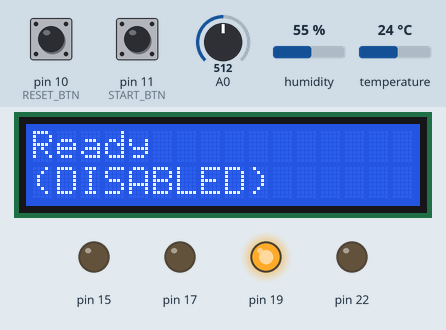
This sketch was run on a simulated Arduino Uno, built with avr-gcc and run on an emulated ATmega328P. Shown: 16×2 character LCD, output pins drawn as LEDs (lit = HIGH). The inputs (shaded band) are chosen by the test bench; at power-on: pin 11 (START_BTN) HIGH, A0 = 512, pin 10 (RESET_BTN) HIGH, humidity 55 %, temperature 24 °C. The local clock reads 2024-03-15 10:24:30 at power-on unless the sketch sets it; pins used as bus, display or sensor lines are not drawn; what the sketch prints to the serial monitor is not drawn.

Above: at 1.2 s.
1.3 s: pin 11 (START_BTN) pulled LOW for 0.15 s
At 1.6 s:
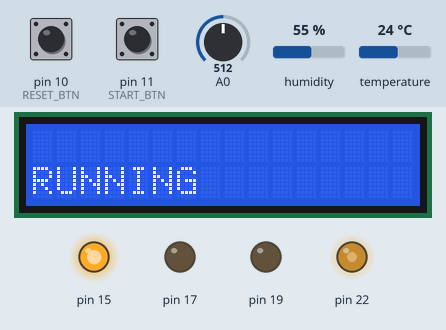
2.9 s: A0 set to 408
4.4 s: A0 set to 386
At 5.6 s:
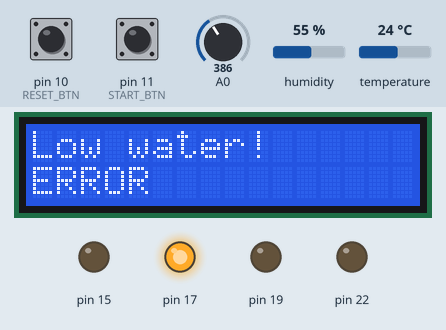
5.9 s: pin 11 (START_BTN) pulled LOW for 1 s
At 6.9 s:
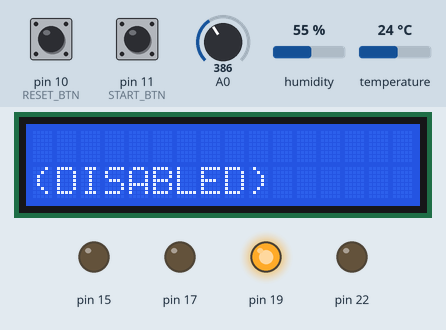
8.4 s: pin 11 (START_BTN) pulled LOW for 0.15 s
At 8.8 s:
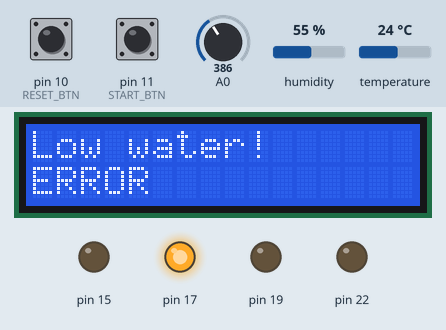
10.0 s: pin 11 (START_BTN) pulled LOW for 3.2 s
At 60.4 s:
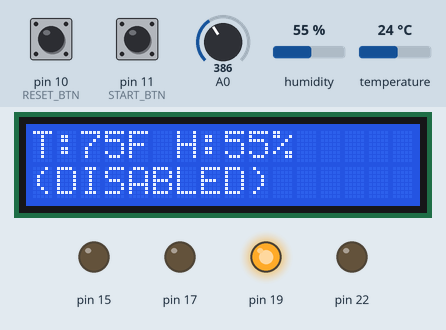
Timing chart, 0 to 61.5 s (numbered marks = the images above; inputs shaded):
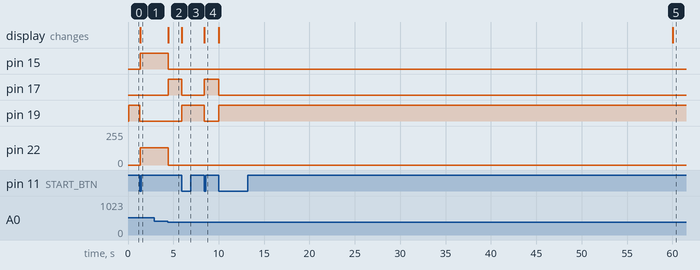

The sketch:

finalProject.ino
```cpp
#include <LiquidCrystal.h>
#include <Stepper.h>
#include <RTClib.h>
#include <DHT.h>
#include <avr/io.h>
#include <avr/interrupt.h>
#include <avr/sfr_defs.h>

// ----- Timer Register Definitions -----
// Direct define helps with memory allocation / Doesn't change at runtime
// Pin 11/12/13
#define TCCR1A _SFR_MEM8(0x80)
#define TCCR1B _SFR_MEM8(0x81)
#define TCNT1  _SFR_MEM16(0x84)
#define TIMSK1 _SFR_MEM8(0x6F)

// Pin 9/10
#define TCCR2A _SFR_MEM8(0xB0)
#define TCCR2B _SFR_MEM8(0xB1)
#define OCR2A  _SFR_MEM8(0xB3)
#define TIMSK2 _SFR_MEM8(0x70)

// ----- System Constants -----
#define LCD_LEN     16
#define LCD_RS      12
#define LCD_EN      11
#define LCD_D4      6
#define LCD_D5      5
#define LCD_D6      4
#define LCD_D7      3

#define DHT_PIN     7           // Heat sensor to pin 7
#define DHTTYPE     DHT11
#define REV_STEPS   2038
#define FAN_MASK    (1 << PB4)  // Fan control  pin 10
#define SPEAKER_PIN (1 << PB6)  // Speaker/Buzzer control pin 12
#define TEMP_LOW    50          // Temp control low/med/high
#define TEMP_MEDIUM 65
#define TEMP_HIGH   75
#define START_BTN   (1 << PB3)  // Buttons controls pin 50
#define RESET_BTN   (1 << PB2)  // Pin 51
#define CTRL_BTN    (1 << PB1)  // Pin 52

// ----- Function Prototypes -----
void UART0_Init(unsigned long baud);
void UART0_PutChar(char c);
void UART0_PutStr(const char *s);
void setup_sound();
void update_sound(float tempF);
void handleRunning(float tempF);
void handleIdle(float tempF);
void handleError();
void handleDisabled();
void checkStateTransition(DateTime now);
unsigned int ADC_Read(unsigned char ch);

// ----- Global Variables -----
// Controls which state the Arudino is in
typedef enum STATE {DISABLED, IDLE, ERROR, RUNNING} STATE;
volatile STATE dev_state = DISABLED;
volatile STATE prev_state = DISABLED;


LiquidCrystal lcd(LCD_RS, LCD_EN, LCD_D4, LCD_D5, LCD_D6, LCD_D7);
Stepper step(REV_STEPS, 28, 26, 24, 22);
DHT dht(DHT_PIN, DHTTYPE);
RTC_DS3231 rtc;

char lcd_buf[LCD_LEN], err_msg[LCD_LEN];
const char state_map[4][16] = {"(DISABLED)", "IDLE", "ERROR", "RUNNING"};
const uint8_t led_mask_map[4] = {0x20, 0x80, 0x08, 0x02};

const uint16_t temp_threshold = 42, wtr_threshold = 400;
volatile uint16_t wtr_level = 0;
volatile uint32_t update_timer = 0; // Acts like millis()
volatile uint8_t btn_flag = 0;

// Musical notes (C4, D4, E4, F4)
const uint16_t temp_notes[] = {261, 294, 330, 349}; // Frequncy of the sound
volatile uint16_t current_note = 0;
volatile uint8_t sound_active = 0;

// ----- Timer ISRs -----
ISR(TIMER1_OVF_vect) {
    if(sound_active && (dev_state == RUNNING)) {
        PORTB ^= SPEAKER_PIN;
        TCNT1 = 65535 - current_note;
    } else {
        PORTB &= ~SPEAKER_PIN;
    }
}

ISR(TIMER2_COMPA_vect) {
    update_timer++; // increment every 1ms
}

ISR(PCINT0_vect) {
    btn_flag = 1;
}

// ----- UART Functions -----
void UART0_Init(unsigned long baud) {
    uint16_t ubbr = (F_CPU / 16 / baud - 1);
    UCSR0A = (1 << U2X0);
    UCSR0B = (1 << TXEN0) | (1 << RXEN0);
    UCSR0C = (1 << UCSZ01) | (1 << UCSZ00);
    UBRR0 = ubbr;
}

void UART0_PutChar(char c) {
    while(!(UCSR0A & (1 << UDRE0)));
    UDR0 = c;
}

void UART0_PutStr(const char *s) {
    // Keeps looping until the last char
    while(*s != '\0') UART0_PutChar(*s++);
}

// ----- Sound Functions -----
void setup_sound() {
    DDRB |= SPEAKER_PIN;
    TCCR1A = 0;
    TCCR1B = 0;
    TIMSK1 = (1 << TOIE1);
}

void update_sound(float tempF) {
    if(dev_state != RUNNING) {
        sound_active = 0;
        return;
    }

    uint16_t frequency = temp_notes[3]; // Default to warning tone
    // Makes a different sound depending on temp
    if(tempF < TEMP_LOW) frequency = temp_notes[0];
    else if(tempF < TEMP_MEDIUM) frequency = temp_notes[1];
    else if(tempF < TEMP_HIGH) frequency = temp_notes[2];

    current_note = (F_CPU / (2UL * 64 * frequency)) - 1;

    if(!sound_active) {
        TCNT1 = 65535 - current_note;
        TCCR1B = (1 << CS11) | (1 << CS10);
        sound_active = 1;
    }
}

// ----- State Handlers -----
void handleDisabled() {
    PORTB &= ~FAN_MASK;
}

// Idle
void handleIdle(float tempF) {
    PORTB &= ~FAN_MASK;
    if(tempF >= temp_threshold) dev_state = RUNNING;
    if(wtr_level < wtr_threshold) {
        strcpy(err_msg, "Low water!");
        dev_state = ERROR;
    }
}

// Error msg
void handleError() {
    PORTB &= ~FAN_MASK;
    lcd.setCursor(0, 0);
    lcd.print(err_msg);
}

// Running
void handleRunning(float tempF) {
    PORTB |= FAN_MASK;
    update_sound(tempF);

    if(tempF < temp_threshold) dev_state = IDLE;
    if(wtr_level < wtr_threshold) {
        strcpy(err_msg, "Low water!");
        dev_state = ERROR;
    }
}

// ----- ADC Function -----
unsigned int ADC_Read(unsigned char ch) {
    ADMUX = (1 << REFS0) | (ch & 0x07);
    ADCSRA |= (1 << ADSC);
    while(ADCSRA & (1 << ADSC));
    return ADC;
}

// ----- Main Program -----
void setup() {
    lcd.begin(16, 2);
    dht.begin();
    rtc.begin();
    step.setSpeed(2);

    // Initialize I/O
    DDRC |= 0xAA;  // LED outputs
    DDRB |= FAN_MASK;
    PORTB |= (START_BTN | RESET_BTN | CTRL_BTN); // Enable pull-ups

    // Peripheral initialization
    ADCSRA = (1 << ADEN) | (1 << ADPS2) | (1 << ADPS1) | (1 << ADPS0);
    setup_sound();
    UART0_Init(9600);

    // Timer2 setup (1ms overflow)
    TCCR2A = (1 << WGM21);
    TCCR2B = (1 << CS22); // prescaler = 64
    OCR2A = 249;          // for 1ms with 16MHz clock
    TIMSK2 |= (1 << OCIE2A);

    // Interrupts
    PCICR |= (1 << PCIE0);
    PCMSK0 |= (START_BTN | RESET_BTN);
    sei();

    lcd.print("Ready");
}

void loop() {
    static uint32_t last_update = 0;
    static uint32_t last_btn_time = 0;

    DateTime now = rtc.now();
    float tempF = dht.readTemperature(true);

    if(isnan(tempF)) {
        // Using string copy to show msg (strcpy)
        strcpy(err_msg, "Sensor Error!");
        dev_state = ERROR;
    }

    wtr_level = ADC_Read(0);

    if(update_timer - last_update >= 60000) {
        snprintf(lcd_buf, LCD_LEN, "T:%dF H:%d%%",
                 (int)tempF, (int)dht.readHumidity());
        last_update = update_timer;
    }

    if(btn_flag) {
        btn_flag = 0;
        if((update_timer - last_btn_time) > 200) {
            last_btn_time = update_timer;
            if(!(PINB & RESET_BTN) && (dev_state == ERROR)) {
                if(ADC_Read(0) > wtr_threshold) dev_state = IDLE; // If water level too high set to Idle
            }
            if(!(PINB & START_BTN)) {
                dev_state = (dev_state == DISABLED) ? IDLE : DISABLED;
            }
        }
    }

    lcd.setCursor(0, 0);
    lcd.print(lcd_buf);
    lcd.setCursor(0, 1);
    lcd.print(state_map[dev_state]);

    PORTC = led_mask_map[dev_state];

    switch(dev_state) {
        case DISABLED: handleDisabled();
        break;

        case IDLE: handleIdle(tempF);
        break;

        case ERROR: handleError();
        break;

        case RUNNING: handleRunning(tempF);
        break;
    }

    checkStateTransition(now);
}

void checkStateTransition(DateTime now) {
    char log_msg[50];

    if(prev_state != dev_state) {
        snprintf(log_msg, sizeof(log_msg),
               "State %s -> %s @ %02d:%02d:%02d\n",
               state_map[prev_state], state_map[dev_state],
               now.hour(), now.minute(), now.second());

        UART0_PutStr(log_msg);
        prev_state = dev_state;

        lcd.clear();
    }
}
```

Measured:
- the behaviour switches between 400 and 399 on A0 (found by bisection; images 1 and 2)
- after the input at 1.3 s, pin 15: LOW → HIGH at once; pin 19: HIGH → LOW at once; pin 22: 0/255 → 128/255 after 0.08 s; the display: first changes at once (image 1 shows a later state)
- after the input at 2.9 s, every drawn part: stays the same
- after the input at 4.4 s, pin 15: HIGH → LOW at once; pin 17: LOW → HIGH at once; pin 22: 128/255 → 0/255 at once; the display: first changes at once (image 2 shows a later state)
- after the input at 5.9 s, pin 17: HIGH → LOW at once; pin 19: LOW → HIGH at once; the display: first changes at once (image 3 shows a later state)
- after the input at 8.4 s, pin 17: LOW → HIGH at once; pin 19: HIGH → LOW at once; the display: first changes at once (image 4 shows a later state)
- after the input at 10.0 s, pin 17: HIGH → LOW at once; pin 19: LOW → HIGH at once; the display: first changes at once (image 5 shows a later state)
